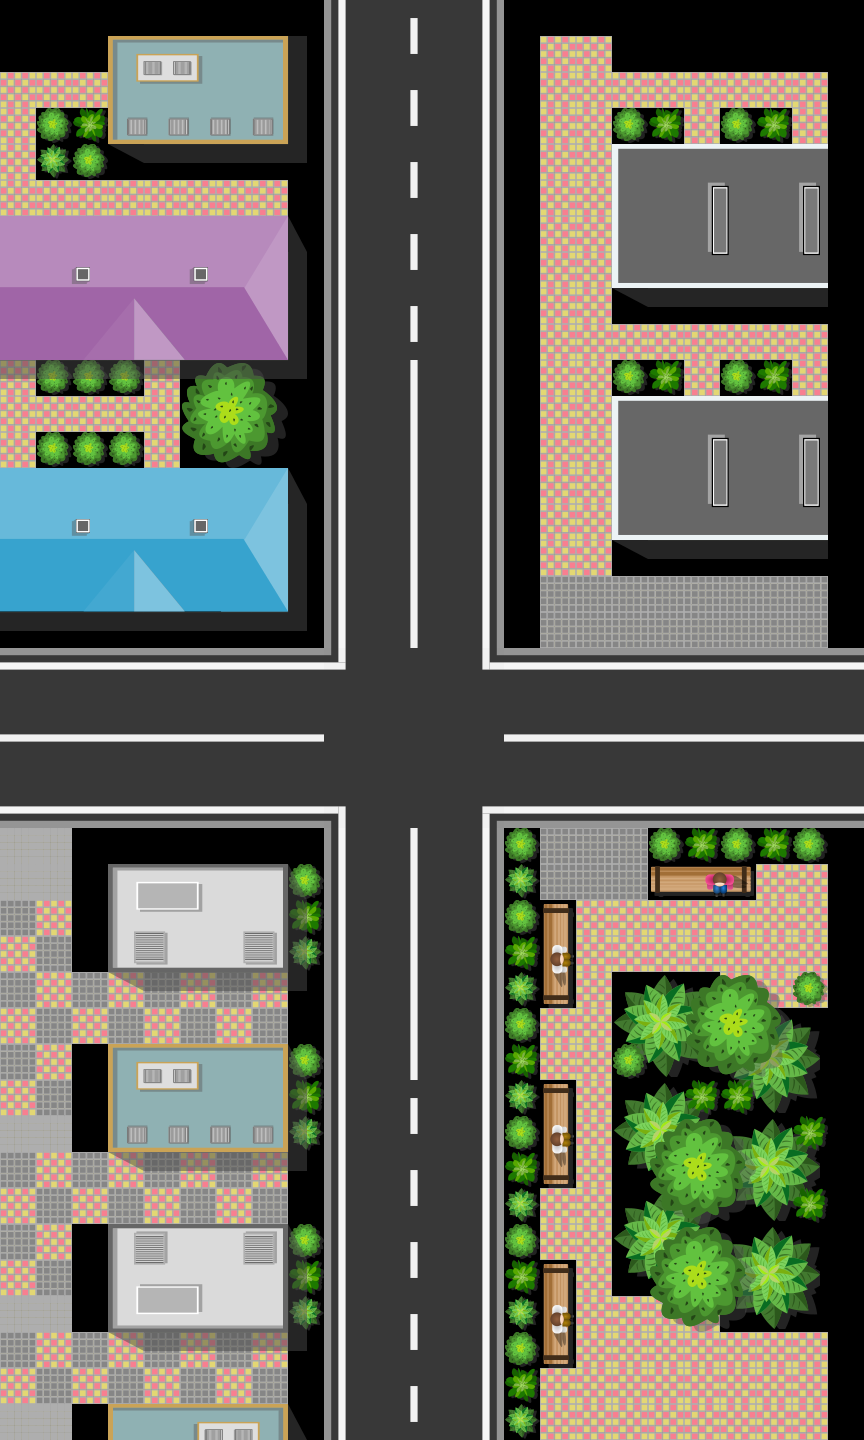

This is a level from a 2D game, rendered from its Tiled map with the project's own tilesets. A one-line summary and the map file follow, with tile-layer data summarised:
An orthogonal 24x40 tile map with 36x36 px tiles, 2 tile layers (Road Map, Tile Layer 2), 2 tilesets and 21 objects (2x 1, 2x 2, 3, 4, 5, ...).

<map version="1.8" tiledversion="1.8.0" orientation="orthogonal" renderorder="right-down" width="24" height="40" tilewidth="36" tileheight="36" infinite="0" nextlayerid="7" nextobjectid="82">
 <tileset firstgid="1" name="road_tileset" tilewidth="36" tileheight="36" tilecount="903" columns="43">
  <image source="../map_tileset/road_tileset.png" width="1550" height="756" />
 </tileset>
 <tileset firstgid="904" name="new_tile_map" tilewidth="36" tileheight="36" tilecount="784" columns="28">
  <image source="../map_tileset/new_tile_map.png" width="1024" height="1024" />
 </tileset>
 <layer id="1" name="Road Map" width="24" height="40">
  <data>[960 cells, 698 non-empty, 61 distinct tile ids]</data>
 </layer>
 <layer id="6" name="Tile Layer 2" width="24" height="40">
  <data>[960 cells, 225 non-empty, 108 distinct tile ids]</data>
 </layer>
 <objectgroup id="2" name="Follow Path 2" visible="0">
  <object id="8" name="1" x="451.497" y="830.769">
   <ellipse />
  </object>
  <object id="9" name="2" x="460.503" y="793.441">
   <ellipse />
  </object>
  <object id="33" name="3" x="492.168" y="774.351">
   <ellipse />
  </object>
  <object id="59" name="4" x="528.632" y="772.265">
   <ellipse />
  </object>
  <object id="60" name="5" x="576.995" y="773.595">
   <ellipse />
  </object>
  <object id="71" x="855.615" y="774.637">
   <ellipse />
  </object>
  <object id="72" x="1228.42" y="774.637">
   <ellipse />
  </object>
 </objectgroup>
 <objectgroup id="3" name="Follow Path 1">
  <object id="2" name="1" x="627.085" y="865.279">
   <ellipse />
  </object>
  <object id="3" name="2" x="629.892" y="635.584">
   <ellipse />
  </object>
  <object id="78" x="648.558" y="614.08">
   <ellipse />
  </object>
  <object id="79" x="674.528" y="603.551">
   <ellipse />
  </object>
  <object id="80" x="895.627" y="609.167">
   <ellipse />
  </object>
  <object id="81" x="1025.48" y="609.868">
   <ellipse />
  </object>
 </objectgroup>
 <objectgroup id="4" name="road_signs" visible="0">
  <object id="39" name="sign_1_1" x="539.246" y="838.191">
   <ellipse />
  </object>
  <object id="66" name="sign_1_2" x="539.84" y="889.214">
   <ellipse />
  </object>
  <object id="67" name="sign_2_1" x="281.754" y="852.023">
   <ellipse />
  </object>
  <object id="68" name="sign_2_2" x="226.53" y="845.261">
   <ellipse />
  </object>
 </objectgroup>
 <objectgroup id="5" name="tr_lights" visible="0">
  <object id="73" name="tr_light_1_1" x="485.884" y="864.031">
   <ellipse />
  </object>
  <object id="74" name="tr_light_1_2" x="342.958" y="612.486">
   <ellipse />
  </object>
  <object id="75" name="tr_light_2_1" x="288.459" y="810.398">
   <ellipse />
  </object>
  <object id="76" name="tr_light_2_2" x="540.008" y="666.095">
   <ellipse />
  </object>
 </objectgroup>
</map>
